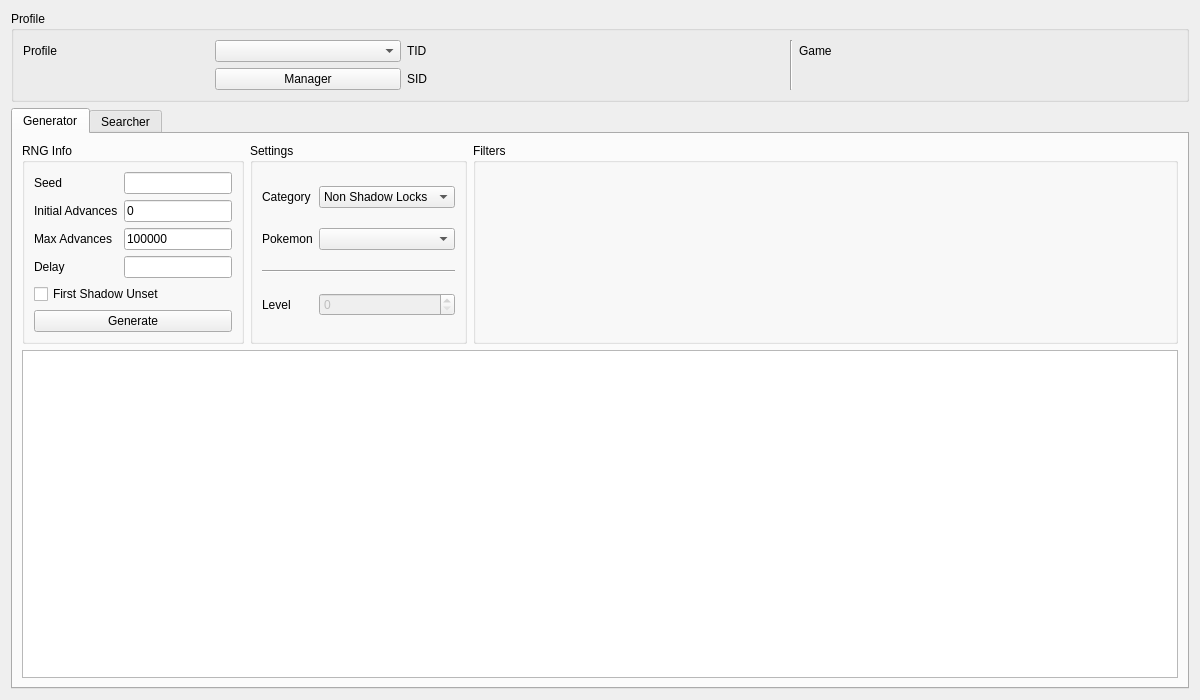
<?xml version="1.0" encoding="UTF-8"?>
<ui version="4.0">
 <class>GameCube</class>
 <widget class="QWidget" name="GameCube">
  <property name="geometry">
   <rect>
    <x>0</x>
    <y>0</y>
    <width>1200</width>
    <height>700</height>
   </rect>
  </property>
  <property name="windowTitle">
   <string>GameCube RNG</string>
  </property>
  <layout class="QGridLayout" name="gridLayout_7">
   <item row="0" column="0">
    <widget class="QGroupBox" name="groupBoxProfile">
     <property name="title">
      <string>Profile</string>
     </property>
     <layout class="QGridLayout" name="gridLayout_4">
      <item row="0" column="0">
       <widget class="QLabel" name="labelProfile">
        <property name="text">
         <string>Profile</string>
        </property>
       </widget>
      </item>
      <item row="0" column="1">
       <widget class="QComboBox" name="comboBoxProfiles"/>
      </item>
      <item row="1" column="1">
       <widget class="QPushButton" name="pushButtonProfileManager">
        <property name="text">
         <string>Manager</string>
        </property>
       </widget>
      </item>
      <item row="0" column="2">
       <widget class="QLabel" name="labelProfileTID">
        <property name="text">
         <string>TID</string>
        </property>
       </widget>
      </item>
      <item row="0" column="3">
       <widget class="QLabel" name="labelProfileTIDValue"/>
      </item>
      <item row="1" column="2">
       <widget class="QLabel" name="labelProfileSID">
        <property name="text">
         <string>SID</string>
        </property>
       </widget>
      </item>
      <item row="1" column="3">
       <widget class="QLabel" name="labelProfileSIDValue"/>
      </item>
      <item row="0" column="4" rowspan="2">
       <widget class="Line" name="line">
        <property name="orientation">
         <enum>Qt::Vertical</enum>
        </property>
       </widget>
      </item>
      <item row="0" column="5">
       <widget class="QLabel" name="labelProfileGame">
        <property name="text">
         <string>Game</string>
        </property>
       </widget>
      </item>
      <item row="0" column="6">
       <widget class="QLabel" name="labelProfileGameValue"/>
      </item>
     </layout>
    </widget>
   </item>
   <item row="1" column="0">
    <widget class="RNGTabWidget" name="tabRNGSelector">
     <property name="currentIndex">
      <number>0</number>
     </property>
     <widget class="QWidget" name="tabGenerator">
      <attribute name="title">
       <string>Generator</string>
      </attribute>
      <layout class="QGridLayout" name="gridLayout_9">
       <item row="0" column="0">
        <widget class="QGroupBox" name="groupBoxGeneratorRNGInfo">
         <property name="title">
          <string>RNG Info</string>
         </property>
         <layout class="QGridLayout" name="gridLayout_6">
          <item row="0" column="0">
           <widget class="QLabel" name="labelGeneratorSeed">
            <property name="text">
             <string>Seed</string>
            </property>
           </widget>
          </item>
          <item row="0" column="1">
           <widget class="TextBox" name="textBoxGeneratorSeed"/>
          </item>
          <item row="1" column="0">
           <widget class="QLabel" name="labelGeneratorStartingAdvance">
            <property name="text">
             <string>Initial Advances</string>
            </property>
           </widget>
          </item>
          <item row="1" column="1">
           <widget class="TextBox" name="textBoxGeneratorStartingAdvance">
            <property name="text">
             <string notr="true">0</string>
            </property>
           </widget>
          </item>
          <item row="2" column="0">
           <widget class="QLabel" name="labelGeneratorMaxAdvances">
            <property name="text">
             <string>Max Advances</string>
            </property>
           </widget>
          </item>
          <item row="2" column="1">
           <widget class="TextBox" name="textBoxGeneratorMaxAdvances">
            <property name="text">
             <string notr="true">100000</string>
            </property>
           </widget>
          </item>
          <item row="3" column="0">
           <widget class="QLabel" name="labelGeneratorDelay">
            <property name="text">
             <string>Delay</string>
            </property>
           </widget>
          </item>
          <item row="3" column="1">
           <widget class="TextBox" name="textBoxGeneratorDelay"/>
          </item>
          <item row="4" column="0" colspan="2">
           <widget class="QCheckBox" name="checkBoxGeneratorFirstShadowUnset">
            <property name="text">
             <string>First Shadow Unset</string>
            </property>
           </widget>
          </item>
          <item row="5" column="0" colspan="2">
           <widget class="QPushButton" name="pushButtonGenerate">
            <property name="text">
             <string>Generate</string>
            </property>
           </widget>
          </item>
         </layout>
        </widget>
       </item>
       <item row="0" column="1">
        <widget class="QGroupBox" name="groupBoxGeneratorSettings">
         <property name="title">
          <string>Settings</string>
         </property>
         <layout class="QGridLayout" name="gridLayout_8">
          <item row="0" column="0">
           <widget class="QLabel" name="labelGeneratorCategory">
            <property name="text">
             <string>Category</string>
            </property>
           </widget>
          </item>
          <item row="0" column="1">
           <widget class="ComboBox" name="comboBoxGeneratorCategory">
            <item>
             <property name="text">
              <string>Non Shadow Locks</string>
             </property>
            </item>
            <item>
             <property name="text">
              <string>Channel</string>
             </property>
            </item>
            <item>
             <property name="text">
              <string>Shadow Locks</string>
             </property>
            </item>
           </widget>
          </item>
          <item row="1" column="0">
           <widget class="QLabel" name="labelGeneratorPokemon">
            <property name="text">
             <string>Pokemon</string>
            </property>
           </widget>
          </item>
          <item row="1" column="1">
           <widget class="ComboBox" name="comboBoxGeneratorPokemon"/>
          </item>
          <item row="2" column="0" colspan="2">
           <widget class="Line" name="line_2">
            <property name="orientation">
             <enum>Qt::Horizontal</enum>
            </property>
           </widget>
          </item>
          <item row="3" column="0">
           <widget class="QLabel" name="labelGeneratorLevel">
            <property name="text">
             <string>Level</string>
            </property>
           </widget>
          </item>
          <item row="3" column="1">
           <widget class="QSpinBox" name="spinBoxGeneratorLevel">
            <property name="enabled">
             <bool>false</bool>
            </property>
           </widget>
          </item>
         </layout>
        </widget>
       </item>
       <item row="0" column="2">
        <widget class="QGroupBox" name="groupBoxGeneratorFilters">
         <property name="sizePolicy">
          <sizepolicy hsizetype="Preferred" vsizetype="Preferred">
           <horstretch>1</horstretch>
           <verstretch>0</verstretch>
          </sizepolicy>
         </property>
         <property name="title">
          <string>Filters</string>
         </property>
         <layout class="QGridLayout" name="gridLayout">
          <item row="0" column="0" rowspan="2">
           <widget class="Filter" name="filterGenerator" native="true"/>
          </item>
         </layout>
        </widget>
       </item>
       <item row="1" column="0" colspan="3">
        <widget class="TableView" name="tableViewGenerator"/>
       </item>
      </layout>
     </widget>
     <widget class="QWidget" name="tabSpreadSearcher">
      <attribute name="title">
       <string>Searcher</string>
      </attribute>
      <layout class="QGridLayout" name="gridLayout_5">
       <item row="0" column="0">
        <widget class="QGroupBox" name="groupBoxSearcherRNGInfo">
         <property name="title">
          <string>RNG Info</string>
         </property>
         <layout class="QGridLayout" name="gridLayout_2">
          <item row="0" column="0">
           <widget class="QCheckBox" name="checkBoxSearcherFirstShadowUnset">
            <property name="text">
             <string>First Shadow Unset</string>
            </property>
           </widget>
          </item>
          <item row="1" column="0">
           <layout class="QHBoxLayout" name="horizontalLayout">
            <item>
             <widget class="QPushButton" name="pushButtonSearch">
              <property name="text">
               <string>Search</string>
              </property>
             </widget>
            </item>
            <item>
             <widget class="QPushButton" name="pushButtonCancel">
              <property name="enabled">
               <bool>false</bool>
              </property>
              <property name="text">
               <string>Cancel</string>
              </property>
             </widget>
            </item>
           </layout>
          </item>
         </layout>
        </widget>
       </item>
       <item row="0" column="1">
        <widget class="QGroupBox" name="groupBoxSearcherSettings">
         <property name="title">
          <string>Settings</string>
         </property>
         <layout class="QGridLayout" name="gridLayout_10">
          <item row="0" column="0">
           <widget class="QLabel" name="labelSearcherCategory">
            <property name="text">
             <string>Category</string>
            </property>
           </widget>
          </item>
          <item row="0" column="1" colspan="2">
           <widget class="ComboBox" name="comboBoxSearcherCategory">
            <item>
             <property name="text">
              <string>Non Shadow Locks</string>
             </property>
            </item>
            <item>
             <property name="text">
              <string>Channel</string>
             </property>
            </item>
            <item>
             <property name="text">
              <string>Shadow Locks</string>
             </property>
            </item>
           </widget>
          </item>
          <item row="1" column="0">
           <widget class="QLabel" name="labelSearcherPokemon">
            <property name="text">
             <string>Pokemon</string>
            </property>
           </widget>
          </item>
          <item row="1" column="1" colspan="2">
           <widget class="ComboBox" name="comboBoxSearcherPokemon"/>
          </item>
          <item row="2" column="0" colspan="3">
           <widget class="Line" name="line_3">
            <property name="orientation">
             <enum>Qt::Horizontal</enum>
            </property>
           </widget>
          </item>
          <item row="3" column="0">
           <widget class="QLabel" name="labelSearcherLevel">
            <property name="text">
             <string>Level</string>
            </property>
           </widget>
          </item>
          <item row="3" column="1" colspan="2">
           <widget class="QSpinBox" name="spinBoxSearcherLevel">
            <property name="enabled">
             <bool>false</bool>
            </property>
           </widget>
          </item>
         </layout>
        </widget>
       </item>
       <item row="0" column="2">
        <widget class="QGroupBox" name="groupBoxSearcherFilters">
         <property name="sizePolicy">
          <sizepolicy hsizetype="Preferred" vsizetype="Preferred">
           <horstretch>1</horstretch>
           <verstretch>0</verstretch>
          </sizepolicy>
         </property>
         <property name="title">
          <string>Filters</string>
         </property>
         <layout class="QGridLayout" name="gridLayout_3">
          <item row="0" column="0" rowspan="2">
           <widget class="Filter" name="filterSearcher" native="true"/>
          </item>
         </layout>
        </widget>
       </item>
       <item row="1" column="0" colspan="3">
        <widget class="QProgressBar" name="progressBar"/>
       </item>
       <item row="2" column="0" colspan="3">
        <widget class="TableView" name="tableViewSearcher">
         <property name="sortingEnabled">
          <bool>true</bool>
         </property>
        </widget>
       </item>
      </layout>
     </widget>
    </widget>
   </item>
  </layout>
 </widget>
 <customwidgets>
  <customwidget>
   <class>TextBox</class>
   <extends>QLineEdit</extends>
   <header>Form/Controls/TextBox.hpp</header>
  </customwidget>
  <customwidget>
   <class>TableView</class>
   <extends>QTableView</extends>
   <header>Form/Controls/TableView.hpp</header>
  </customwidget>
  <customwidget>
   <class>Filter</class>
   <extends>QWidget</extends>
   <header>Form/Controls/Filter.hpp</header>
   <container>1</container>
  </customwidget>
  <customwidget>
   <class>RNGTabWidget</class>
   <extends>QTabWidget</extends>
   <header>Form/Controls/RNGTabWidget.hpp</header>
   <container>1</container>
  </customwidget>
  <customwidget>
   <class>ComboBox</class>
   <extends>QComboBox</extends>
   <header>Form/Controls/ComboBox.hpp</header>
  </customwidget>
 </customwidgets>
 <tabstops>
  <tabstop>comboBoxProfiles</tabstop>
  <tabstop>pushButtonProfileManager</tabstop>
  <tabstop>tabRNGSelector</tabstop>
  <tabstop>textBoxGeneratorSeed</tabstop>
  <tabstop>textBoxGeneratorStartingAdvance</tabstop>
  <tabstop>textBoxGeneratorMaxAdvances</tabstop>
  <tabstop>textBoxGeneratorDelay</tabstop>
  <tabstop>checkBoxGeneratorFirstShadowUnset</tabstop>
  <tabstop>pushButtonGenerate</tabstop>
  <tabstop>comboBoxGeneratorCategory</tabstop>
  <tabstop>comboBoxGeneratorPokemon</tabstop>
  <tabstop>spinBoxGeneratorLevel</tabstop>
  <tabstop>tableViewGenerator</tabstop>
  <tabstop>checkBoxSearcherFirstShadowUnset</tabstop>
  <tabstop>pushButtonSearch</tabstop>
  <tabstop>pushButtonCancel</tabstop>
  <tabstop>comboBoxSearcherCategory</tabstop>
  <tabstop>comboBoxSearcherPokemon</tabstop>
  <tabstop>spinBoxSearcherLevel</tabstop>
  <tabstop>tableViewSearcher</tabstop>
 </tabstops>
 <resources/>
 <connections/>
</ui>
